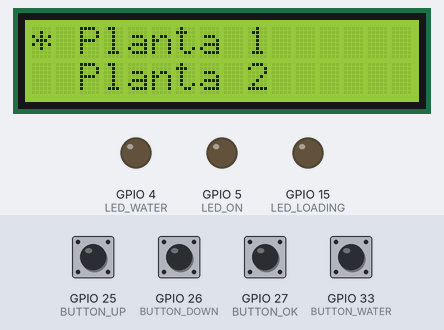
Simulated run of this sketch. Board: ESP32. Parts: 16×2 character LCD, output pins drawn as LEDs (lit = HIGH). Inputs (shaded band) come from the test bench; at power-on: GPIO 25 (BUTTON_UP), GPIO 26 (BUTTON_DOWN), GPIO 27 (BUTTON_OK), GPIO 33 (BUTTON_WATER) HIGH. What the sketch prints to the serial monitor is not drawn.

Above: at 1.2 s.
1.3 s: GPIO 25 (BUTTON_UP) pulled LOW for 0.15 s
At 2.1 s:
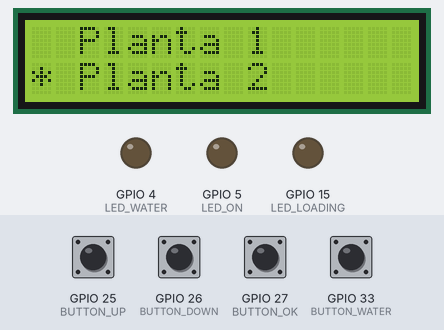
4.4 s: GPIO 26 (BUTTON_DOWN) pulled LOW for 1 s
At 5.8 s:
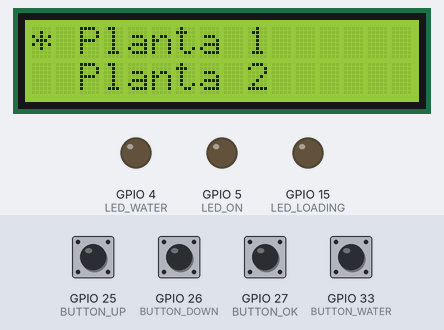
8.4 s: GPIO 27 (BUTTON_OK) pulled LOW for 0.15 s
10.0 s: GPIO 33 (BUTTON_WATER) pulled LOW for 0.15 s
11.6 s: GPIO 25 (BUTTON_UP) pulled LOW for 1 s
At 13.6 s:
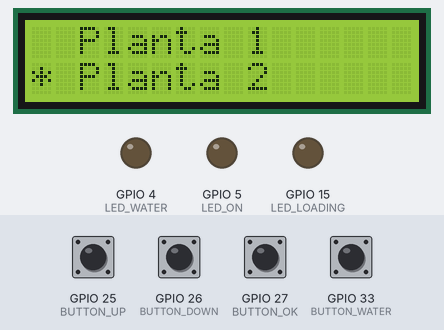
14.1 s: GPIO 26 (BUTTON_DOWN) pulled LOW for 0.15 s
At 14.7 s:
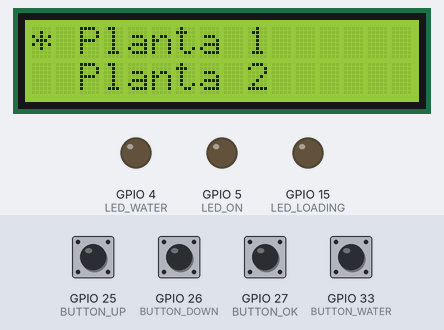
Timing chart, 0 to 16.8 s (numbered marks = the images above; inputs shaded):
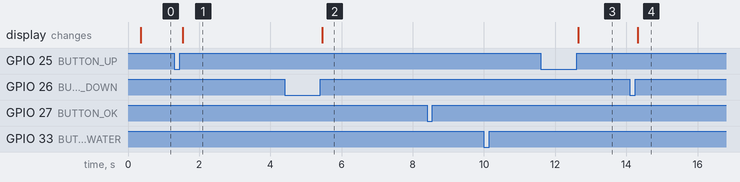

Measured:
- after the input at 1.3 s, the display: changes after 0.23 s (image 1)
- after the input at 4.4 s, the display: changes after 1.1 s (image 2)
- after the input at 8.4 s, every drawn part: stays the same
- after the input at 10.0 s, every drawn part: stays the same
- after the input at 11.6 s, the display: changes after 1.1 s (image 3)
- after the input at 14.1 s, the display: changes after 0.21 s (image 4)

The sketch:

MARCAR.ino
```cpp
#include <TimerOne.h>
#include <LiquidCrystal_I2C.h>  //21: SDA || 22: SLC

#define BUTTON_UP 25
#define BUTTON_DOWN 26
#define BUTTON_OK 27
#define BUTTON_WATER 33

#define LED_WATER 4
#define LED_LOADING 15
#define LED_ON 5

#define PUSHED LOW
#define N_PUSHED HIGH

#define HOME 1
#define DOWN 2
#define UP 3
int actualState = HOME;

bool ReadButtonUp = N_PUSHED;
bool ReadButtonDown = N_PUSHED;
bool ReadButtonOk = N_PUSHED;
bool ReadButtonWater = N_PUSHED;

int selected = 0;

int seg = 0;
int ms = 0;

LiquidCrystal_I2C lcd(0x27, 16, 2);

void setup() {
  Serial.begin(115200);

  Timer1.initialize(1000);            //Cada cuantos milisegundos queremos que interrumpa el timer, en este caso: 1000
  Timer1.attachInterrupt(ISR_Timer);  //A dónde queremos ir en la interrupción, en este caso: ISR_Timer (la función más abajo);

  pinMode(BUTTON_UP, INPUT_PULLUP);
  pinMode(BUTTON_DOWN, INPUT_PULLUP);
  pinMode(BUTTON_OK, INPUT_PULLUP);
  pinMode(BUTTON_WATER, INPUT_PULLUP);

  pinMode(LED_WATER, OUTPUT);
  pinMode(LED_ON, OUTPUT);
  pinMode(LED_LOADING, OUTPUT);

  // Inicializar el LCD
  lcd.init();

  //Encender la luz de fondo.
  lcd.backlight();
}

void loop() {

  ReadButtonUp = digitalRead(BUTTON_UP);
  Serial.print("UP: ");
  if (ReadButtonUp == PUSHED) {
    Serial.print("PUSHED");
  } else {
    Serial.print("NOT PUSHED");
  }

  ReadButtonDown = digitalRead(BUTTON_DOWN);
  Serial.print(" | DOWN: ");
  if (ReadButtonDown == PUSHED) {
    Serial.print("PUSHED");
  } else {
    Serial.print("NOT PUSHED");
  }

  ReadButtonOk = digitalRead(BUTTON_OK);
  Serial.print(" | OK: ");
  if (ReadButtonOk == PUSHED) {
    Serial.print("PUSHED");
  } else {
    Serial.print("NOT PUSHED");
  }

  ReadButtonWater = digitalRead(BUTTON_WATER);
  Serial.print(" | WATER: ");
  if (ReadButtonWater == PUSHED) {
    Serial.println("PUSHED");
  } else {
    Serial.println("NOT PUSHED");
  }
  // Ubicamos el cursor en la primera posición(columna:0) de la segunda línea(fila:1)
  lcd.setCursor(0, 0);
  lcd.print(" ");
  lcd.setCursor(0, 1);
  lcd.print(" ");
  lcd.setCursor(0, selected);
  lcd.print("*");
  lcd.setCursor(1, 0);
  lcd.print(" Planta 1");
  lcd.setCursor(1, 1);
  lcd.print(" Planta 2");

  switch (actualState) {
    case HOME:

      if (ReadButtonDown == PUSHED) {
        actualState = DOWN;
      }

      if (ReadButtonUp == PUSHED) {
        actualState = UP;
      }

      break;

    case DOWN:
      if (ReadButtonDown == N_PUSHED) {
        selected = selected + 1;
        actualState = HOME;
      }
      break;

    case UP:
      if (ReadButtonUp == N_PUSHED) {
        selected = selected - 1;
        actualState = HOME;
      }
      break;
  }
}

void ISR_Timer(void)  //Crea la función de qué va a hacer cuando se produzca una interrupción
{
  ms = ms + 1;
  if (ms >= 1000) {
    seg = seg + 1;
    ms = ms - 1000;
  }
  return;
}
```
